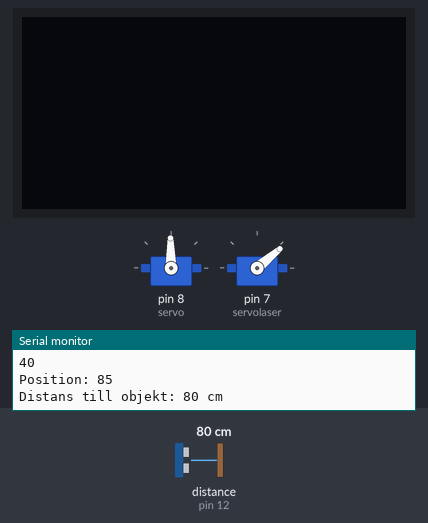
This sketch was run on a simulated Arduino Uno, built with avr-gcc and run on an emulated ATmega328P. Parts: 2 × servo, 128×64 one-colour display, the last lines printed to the serial monitor. Wiring (inferred from the names in the program): ultrasonic range finder: trigger pin 13; echo pin 12. The test bench sets the inputs (shaded band); at power-on: distance to the obstacle (sensor on pin 12) 80 cm. The echo pulse lasts 58.3 µs per cm.

Above: at 1.23 s.
1.3 s: distance to the obstacle (sensor on pin 12) set to 2 cm
At 2.44 s:
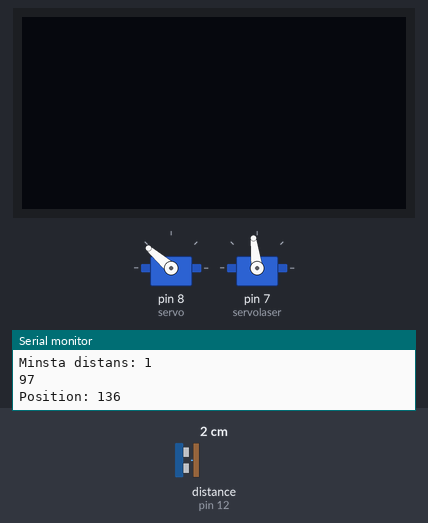
At 2.84 s:
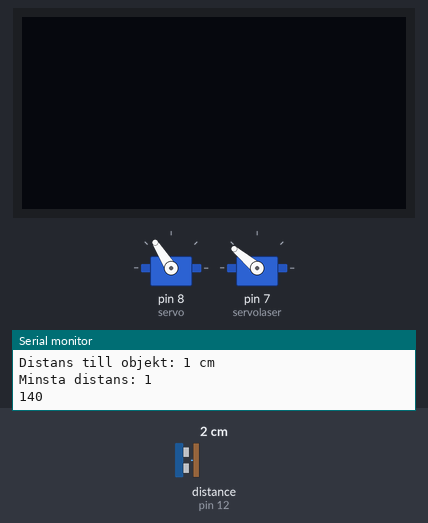
3.0 s: distance to the obstacle (sensor on pin 12) set to 18 cm
4.9 s: distance to the obstacle (sensor on pin 12) set to 4 cm
At 7.6 s:
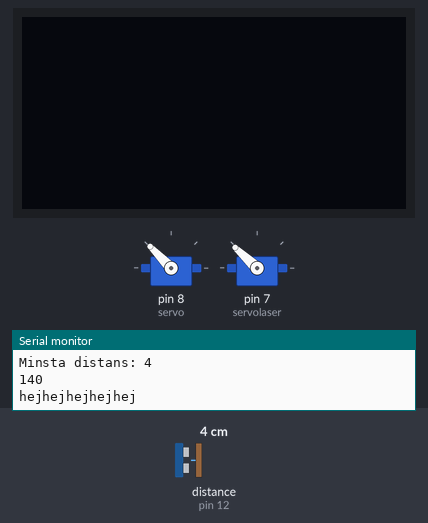
7.9 s: distance to the obstacle (sensor on pin 12) set to 2 cm
Timing chart, 0 to 23.7 s (numbered marks = the images above; inputs shaded):
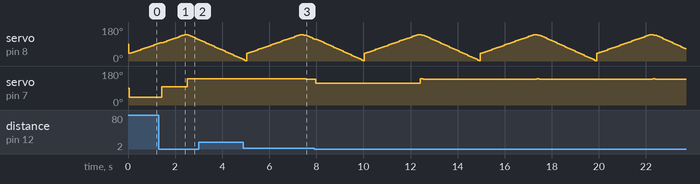

The sketch:

radarlaser.ino
```cpp
/*
File: Arduino_projekt_MRGL
Author: Charles Spaanheden
Date: 2023-12-10
Description: A mounted radar guided laser that aims at the closest object in vicinity

Note: The code includes oled code but the project doesn't have a oled display inserted on the breadboard.
*/

#include <Servo.h>
#include <U8glib.h>
#include <Wire.h>

const unsigned int ECHO_PIN = 12;
const unsigned int TRIG_PIN = 13;

 // creates a servo by using the Servo library
Servo servo;
Servo servolaser;
U8GLIB_SH1106_128X64 oled(U8G_I2C_OPT_NO_ACK);

int pos = 90; // sets the position of the radar servo
int poslaser = 90; // sets the position of the laser servo
const unsigned int BAUD_RATE = 9600;
int smallest_distance = 7500/29/2; // sets the max distance to 130cm ( /29/2 is the formula to turn the info the ultrasonic sensor sends to cm units)
int smallest_angle = 180; //setting a variable for the laser servo

/*
VOID SETUP

sets up the ultrasonic sensor module pins
sets servo pins
pin 6 = HIGH --> Laser is always on
*/
void setup() {
  servo.attach(8);
  servolaser.attach(7);
  digitalWrite(6, HIGH);
  pinMode(TRIG_PIN, OUTPUT);
  pinMode(ECHO_PIN, INPUT);
  Serial.begin(BAUD_RATE);
  Wire.begin();
  oled.setFont(u8g_font_helvB10);
  oled.begin();
}

/*
VOID LOOP

Moves the radar servo from 40 to 140 in a sweeping motion.
Everytime the sensor sends a distance that is distance < smallest_distance, smallest_distance is replaced with the current distance.
writes on the serial monitor to display the distance, smallest distance and what degree the laser servo is.
When the sweeping motion turns the opposite way there is a 50 delay and a line of code that puts the smallest distance at 130cm to prevent it from becoming 0 for some reason.
*/
void loop() {
  int distance;

  for (int i = 40; i <= 140; i = i + 3) {
    pos = i;
    servo.write(i);
    delay(5);
    distance = measureDistance();
    delay(1);
    Serial.println("Distans till objekt: " + String(distance) + " cm");
    Serial.println("Minsta distans: " +String(smallest_distance));
    Serial.println(smallest_angle);
    Serial.println("Position: " + String(pos));


    if (distance < smallest_distance) {
      Serial.println("hejhejhejhejhej");
      smallest_distance = distance;
      smallest_angle = pos;
      poslaser = smallest_angle;
      servolaser.write(poslaser);
      Serial.print("Smallest Distance: ");
      Serial.print(smallest_distance);
      Serial.print(", Smallest Angle: ");
      Serial.println(smallest_angle);
      Serial.println("Position: " + String(pos));
    }
  }

delay(50);
smallest_distance = 7500/29/2;


  for (int i = 140; i >= 0; i = i - 3) {
    pos = i;
    servo.write(i);
    delay(5);
    distance = measureDistance();
    delay(1);
    Serial.println("Distans till objekt: " + String(distance) + " cm");
    Serial.println("Minsta distans: " +String(smallest_distance));
    Serial.println(smallest_angle);


    if (distance < smallest_distance) {
      Serial.println("hejhejhejhejhej");
      smallest_distance = distance;
      smallest_angle = pos;
      poslaser = smallest_angle;
      servolaser.write(poslaser);
      Serial.print("Smallest Distance: ");
      Serial.print(smallest_distance);
      Serial.print(", Smallest Angle: ");
      Serial.println(smallest_angle);
    }
  }
}
/*
MEASURE DISTANCE

is called upon everytime the distance is being meassured
The "TRIG_PIN" is turned on and off repeatedly
The value that is received by ECHO_PIN is divided by 29 then 2 to turn it to cm.
the distance is then returned to the void loop
*/
int measureDistance() {
  digitalWrite(TRIG_PIN, LOW);
  delayMicroseconds(2);
  digitalWrite(TRIG_PIN, HIGH);
  delayMicroseconds(10);
  digitalWrite(TRIG_PIN, LOW);
  unsigned long duration = pulseIn(ECHO_PIN, HIGH);
  int distance = duration / 29 / 2;
  return distance;
}

/*
UPDATE OLED

Not important in the moment since the oled is not being used. This can be improved in the future so this code can be used.
I chose not to use this code because the oled module kept glitching and there was bigger priorities.
*/
void updateOled(String text, String text2) {
  oled.firstPage();
  do {
    oled.drawStr(0, 15, text.c_str());
    oled.drawStr(0, 50, text2.c_str());
  } while (oled.nextPage());
}
```

Measured:
- after the input at 1.3 s, servo on pin 7 (servolaser): 40° → 97° after 0.14 s, → 140° 1.1 s later
- after the input at 4.9 s, servo on pin 7 (servolaser): 140° → 137° after 2.6 s
